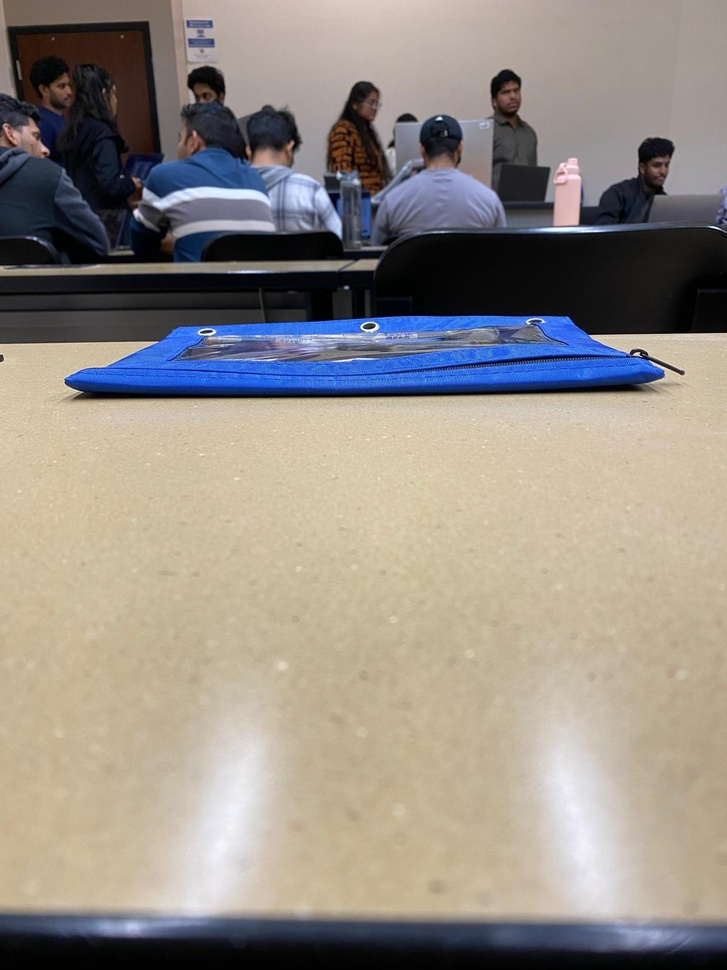
#> input picture hwsources/reference.jpg, 727 x 970 px, shrunk from 1200 x 1600 before the run
$ python module2_part2.py
#> lines starting #> are read from the running program, lines starting #| are printed output that depends on the picture
"""
CSC 8830 Computer Vision
Dr. Ashwin Ashok
Avyuktkrishna Ramasamy
Module 2 Assignment Part 2 - Gaussian Blur and Inverse Filtering (Fourier Transform)

The purpose of the script is to apply Gaussian
blur to an input image, then use Fourier Transform
in order to unblur the image.

Process
1. Upon request, the user provides the path to a specific image
2. If the path is valid (file exists) and the file is valid then image is blurred
	a. Gaussian blur - kernel size and sigma are determined automatically by using image dimensions when not specified
	(output is called <input>_b.<ext>) and restored (output is called <input>_restored.<ext>)
	b. Transforming blurred image and Gaussian kernel to frequency domain using FFT, applying inverse filter (dividing blurred image FFT by kernel FFT), and transforming back to spatial domain
3. Output images are saved to disk
4. Kernel size and sigma values, along with image file paths are displayed to the user

Usage:
    Run the script from CLI - python module2_part2.py
    Enter the image to the path - /path/to/the/image.jpg
"""

from __future__ import annotations
from pathlib import Path
from typing import Optional, Tuple
import cv2
import numpy as np

# Global constants
AUTO_KERNEL_MIN = 5 # Minimum kernel size
AUTO_KERNEL_MAX = 151 # Maximum kernel size
AUTO_KERNEL_FRACTION =  0.03 # Scale woukd be relative to the smaller image dimension

# Creating the Gaussian kernel
def gaussian_kernel(size: int, sigma: float) -> np.ndarray:
	# Kernel size must be odd number
	if size % 2 == 0: raise ValueError("Gaussian kernel size must be odd")
	ax = np.arange(size) - size // 2
	xx, yy = np.meshgrid(ax, ax)
	kernel = np.exp(-(xx**2 + yy**2) / (2.0 * sigma**2))
	kernel /= np.sum(kernel)
	return kernel.astype(np.float32)

# Using OpenCV Gaussian Blur function
def apply_gaussian_blur(image: np.ndarray, kernel_size: int, sigma: float) -> np.ndarray:
	return cv2.GaussianBlur(image, (kernel_size, kernel_size), sigmaX=sigma, sigmaY=sigma)

# If user doesn't specify parameters, calculate the parameters such that it will scale with the image resolution
def _resolve_kernel_params(shape: Tuple[int, int, int],	kernel_size: Optional[int],	sigma: Optional[float]) -> Tuple[int, float]:
	if kernel_size is None or kernel_size <= 0:
		height, width = shape[:2]
		minimum_dimension = min(height, width)
		suggested = max(AUTO_KERNEL_MIN, int(round(minimum_dimension * AUTO_KERNEL_FRACTION)))
		if suggested % 2 == 0: suggested += 1
		kernel_size = min(suggested, AUTO_KERNEL_MAX)
	if sigma is None or sigma <= 0: sigma = max(1.0, kernel_size / 6.0)
	return int(kernel_size), float(sigma)

# Calculating the fast Fourier transform
def _kernel_fft(shape: Tuple[int, int], kernel: np.ndarray) -> np.ndarray:
	return np.fft.fft2(np.fft.ifftshift(kernel), s=shape)

# Filtering in frequency domain (easier than spatial domain)
def inverse_filter_deblur(blurred: np.ndarray, kernel_size: int, sigma: float, balance: float = 1e-2, eps: float = 1e-6) -> np.ndarray:
	# Gaussian kernel is instantiated
	kernel = gaussian_kernel(kernel_size, sigma)
	h, w = blurred.shape[:2]
	# Switching kernel to frequency domain
	kernel_fft = _kernel_fft((h, w), kernel)
	kernel_power = np.abs(kernel_fft) ** 2
	conj_kernel = np.conj(kernel_fft)
	# Blurred image is transformed to frequency domain
	blurred_fft = np.fft.fft2(blurred, axes=(0, 1))
	# Inverse filter applied in frequency domain
	restored_fft = (conj_kernel[..., None] * blurred_fft) / (kernel_power[..., None] + balance + eps)
	# Transformation back to spatial domain
	restored = np.real(np.fft.ifft2(restored_fft, axes=(0, 1)))
	return np.clip(restored, 0.0, 1.0)

# Load the image
def load_image(path: Path) -> np.ndarray:
	# Load image as float32 in [0, 1] range
	image = cv2.imread(str(path), cv2.IMREAD_COLOR)
	if image is None:
		raise FileNotFoundError(f"The image was not found :- {path}")
	return image.astype(np.float32) / 255.0

# Save the image
def save_image(path: Path, image: np.ndarray) -> None:
	# Persist float image array as uint8 BGR
	path.parent.mkdir(parents=True, exist_ok=True)
	image_to_save = np.clip(image * 255.0, 0, 255).astype(np.uint8)
	cv2.imwrite(str(path), image_to_save)

# Create the file names/paths for output images
def derive_output_paths(input_path: Path, blur_override: Optional[str],	restored_override: Optional[str]) -> Tuple[Path, Path]:
	stem = input_path.stem
	suffix = input_path.suffix or ".png"
	blur_path = Path(blur_override) if blur_override else input_path.with_name(f"{stem}_b{suffix}")
	restored_path = (
		Path(restored_override)
		if restored_override
		else input_path.with_name(f"{stem}_restored{suffix}")
	)
	return blur_path, restored_path

# Image processing
def process_image(input_image: Path, kernel_size: Optional[int], sigma: Optional[float], balance: float, eps: float, blur_output: Optional[str], restored_output: Optional[str]) -> Tuple[Path, Path, int, float]:
	original = load_image(input_image)
	resolved_kernel, resolved_sigma = _resolve_kernel_params(original.shape, kernel_size, sigma)
	blurred = apply_gaussian_blur(original, resolved_kernel, resolved_sigma)
	restored = inverse_filter_deblur(blurred, resolved_kernel, resolved_sigma, balance, eps)
	blur_path, restored_path = derive_output_paths(input_image, blur_output, restored_output)
	save_image(blur_path, blurred)
	save_image(restored_path, restored)
	return blur_path, restored_path, resolved_kernel, resolved_sigma

# Main function
def main() -> None:
	# Prompt user for image path
	image_path_str = input("Enter the file path for the image :- ").strip()
#> the answer given: reference.jpg
	input_path = Path(image_path_str)

	# Using some default parameters for Gaussian blur and inverse filtering
	blur_path, restored_path, kernel_used, sigma_used = process_image(input_image=input_path, kernel_size=None, sigma=None, balance=1e-2, eps=1e-6, blur_output=None, restored_output=None)
#> in load_image, image is the input picture: shape (970, 727, 3); mean B, G, R 133.4, 141, 148.1
#> in apply_gaussian_blur, `return cv2.GaussianBlur(image, (kernel_size, kernel_size), sigmaX=sigm..`:
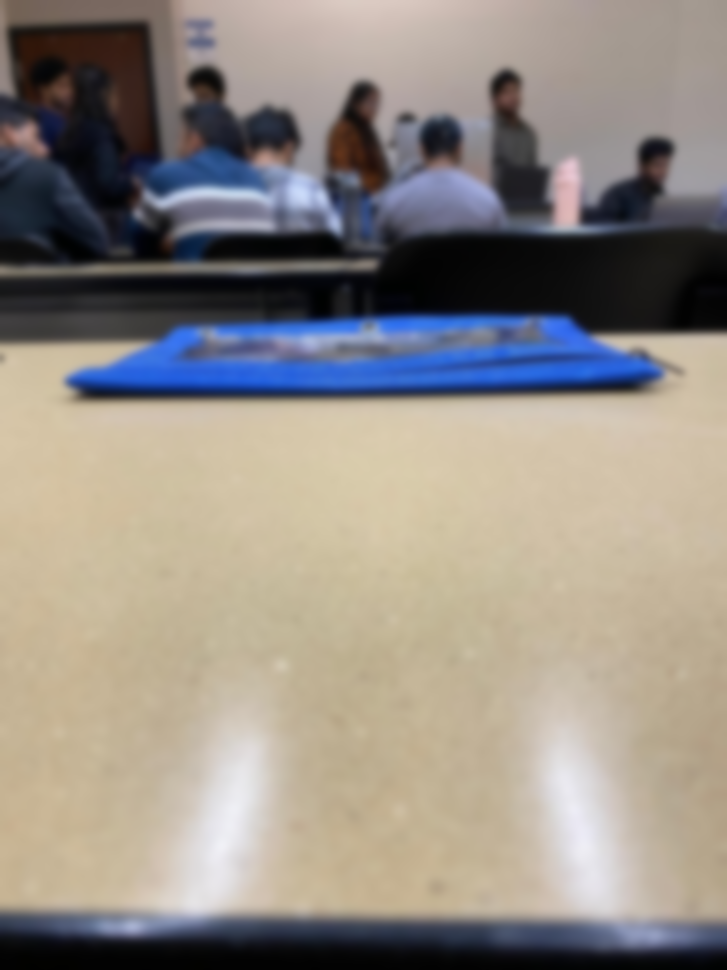
#> returned value: shape (970, 727, 3) float32; mean of channels 0, 1, 2 0.523, 0.553, 0.581; drawn as B, G, R
#> in inverse_filter_deblur, `restored = np.real(np.fft.ifft2(restored_fft, axes=(0, 1)))`:
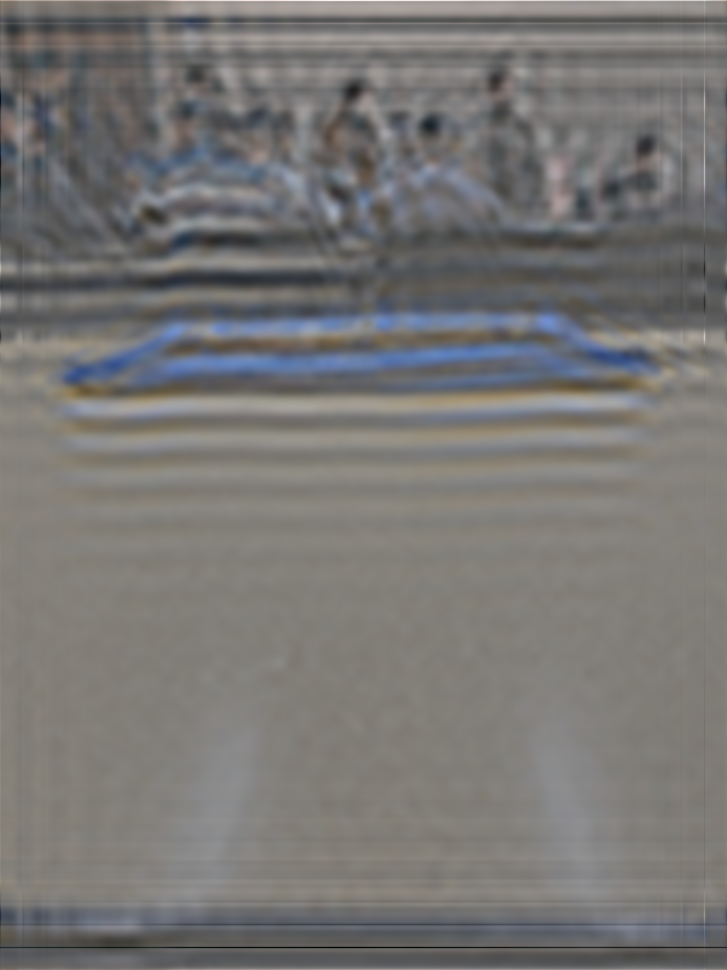
#> restored: shape (970, 727, 3) float64; mean of channels 0, 1, 2 0.518, 0.548, 0.575; drawn with min black and max white
#> in inverse_filter_deblur, `return np.clip(restored, 0.0, 1.0)`:
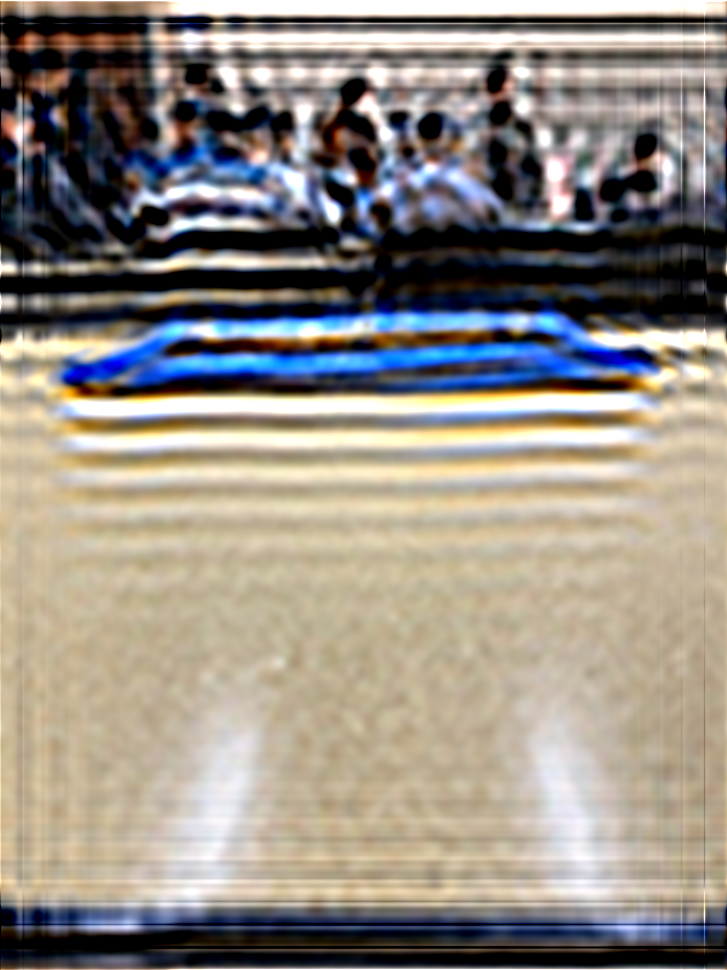
#> returned value: shape (970, 727, 3) float64; mean of channels 0, 1, 2 0.52, 0.554, 0.58; drawn as B, G, R
#> kernel_used = 23; sigma_used = 3.83
	print(f"Blurred image saved to {blur_path}")
#| Blurred image saved to reference_b.jpg
	print(f"Restored image saved to {restored_path}")
#| Restored image saved to reference_restored.jpg
	print(f"Parameters used -> kernel size: {kernel_used}, sigma: {sigma_used:.2f}")
#| Parameters used -> kernel size: 23, sigma: 3.83

if __name__ == "__main__":
	main()
